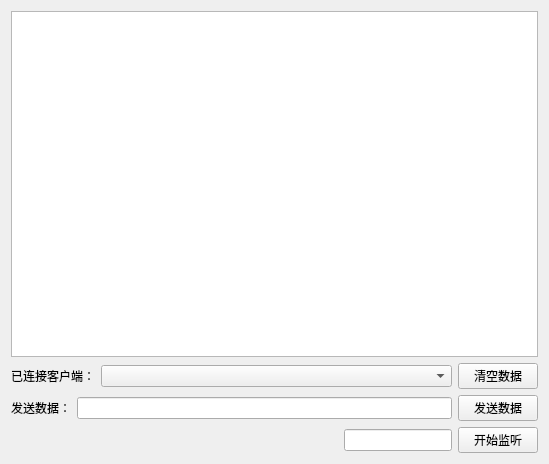
<?xml version="1.0" encoding="UTF-8"?>
<ui version="4.0">
 <class>MyQTheadTcpServer</class>
 <widget class="QMainWindow" name="MyQTheadTcpServer">
  <property name="geometry">
   <rect>
    <x>0</x>
    <y>0</y>
    <width>549</width>
    <height>464</height>
   </rect>
  </property>
  <property name="windowTitle">
   <string>多线程TcpSocket服务器</string>
  </property>
  <widget class="QWidget" name="centralWidget">
   <layout class="QVBoxLayout" name="verticalLayout">
    <item>
     <widget class="QTextEdit" name="textEdit">
      <property name="readOnly">
       <bool>true</bool>
      </property>
     </widget>
    </item>
    <item>
     <layout class="QHBoxLayout" name="horizontalLayout">
      <item>
       <widget class="QLabel" name="label">
        <property name="sizePolicy">
         <sizepolicy hsizetype="Preferred" vsizetype="Preferred">
          <horstretch>0</horstretch>
          <verstretch>0</verstretch>
         </sizepolicy>
        </property>
        <property name="text">
         <string>&lt;html&gt;&lt;head/&gt;&lt;body&gt;&lt;p&gt;已连接客户端：&lt;/p&gt;&lt;/body&gt;&lt;/html&gt;</string>
        </property>
       </widget>
      </item>
      <item>
       <widget class="QComboBox" name="comboBox">
        <property name="sizePolicy">
         <sizepolicy hsizetype="Expanding" vsizetype="Fixed">
          <horstretch>0</horstretch>
          <verstretch>0</verstretch>
         </sizepolicy>
        </property>
       </widget>
      </item>
      <item>
       <widget class="QPushButton" name="clearData">
        <property name="text">
         <string>清空数据</string>
        </property>
       </widget>
      </item>
     </layout>
    </item>
    <item>
     <layout class="QHBoxLayout" name="horizontalLayout_2">
      <item>
       <widget class="QLabel" name="label_2">
        <property name="text">
         <string>&lt;html&gt;&lt;head/&gt;&lt;body&gt;&lt;p&gt;发送数据：&lt;/p&gt;&lt;/body&gt;&lt;/html&gt;</string>
        </property>
       </widget>
      </item>
      <item>
       <widget class="QLineEdit" name="txtsentData"/>
      </item>
      <item>
       <widget class="QPushButton" name="pushSent">
        <property name="text">
         <string>发送数据</string>
        </property>
       </widget>
      </item>
     </layout>
    </item>
    <item>
     <layout class="QHBoxLayout" name="horizontalLayout_3">
      <item>
       <spacer name="horizontalSpacer">
        <property name="orientation">
         <enum>Qt::Horizontal</enum>
        </property>
        <property name="sizeHint" stdset="0">
         <size>
          <width>60</width>
          <height>20</height>
         </size>
        </property>
       </spacer>
      </item>
      <item>
       <widget class="QLineEdit" name="txtport">
        <property name="sizePolicy">
         <sizepolicy hsizetype="Preferred" vsizetype="Fixed">
          <horstretch>0</horstretch>
          <verstretch>0</verstretch>
         </sizepolicy>
        </property>
       </widget>
      </item>
      <item>
       <widget class="QPushButton" name="pushStart">
        <property name="text">
         <string>开始监听</string>
        </property>
       </widget>
      </item>
     </layout>
    </item>
   </layout>
  </widget>
 </widget>
 <layoutdefault spacing="6" margin="11"/>
 <resources/>
 <connections/>
</ui>
